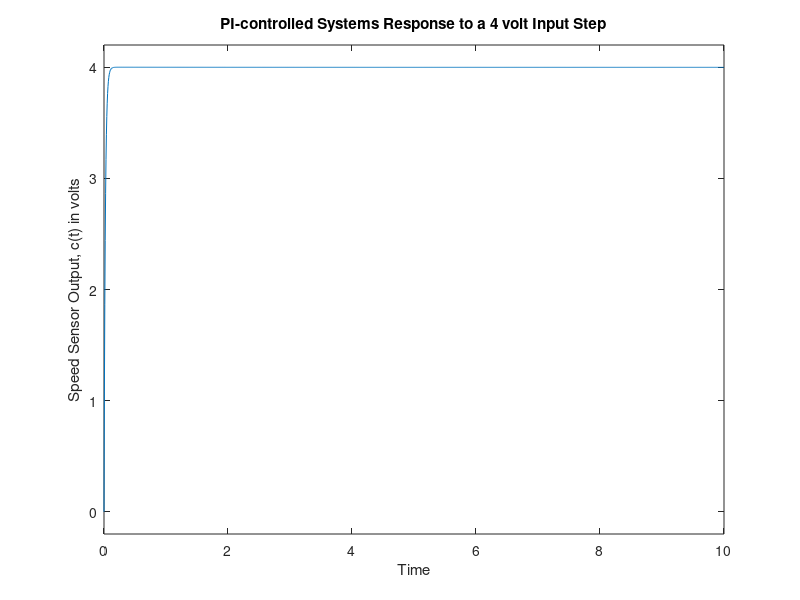

Source code (MATLAB):
numg = [1  0.6];
deng = poly ([0 -0.5858]);
G = 48.82*tf(numg, deng);
bode (G);
grid
pause
T = feedback(G,1); %T is the closed-loop TF of the PI-controlled system
T = minreal(T);
step(4*T);
axis
grid
xlabel ('Time')
ylabel ('Speed Sensor Output, c(t) in volts')
title ('PI-controlled Systems Response to a 4 volt Input Step')
